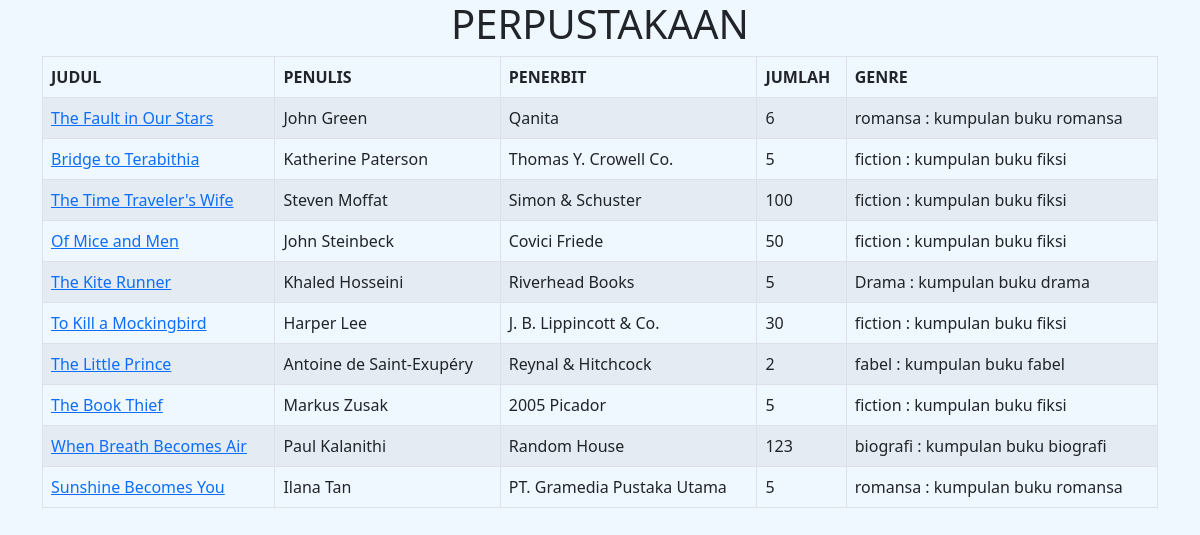
Page /buku/ on the committed database.
### perpustakaan/models.py (models this page shows, shortened)
class Buku(models.Model):
    judul = models.CharField(max_length=50)
    penulis = models.CharField(max_length=40)
    penerbit = models.CharField(max_length=40)
    jumlah = models.IntegerField(null=True)
    kelompok_id = models.ForeignKey(Kelompok, on_delete=models.CASCADE, null=True)

class Kelompok(models.Model):
    nama = models.CharField(max_length=9)
    keterangan = models.TextField()
    def __str__(self):
        return self.nama + " : " + self.keterangan

### perpustakaan/views.py (the view)
# urls.py: path('buku/', buku),
def buku(request):
    penulis = "Abdul Rafi"
    buku_buku = Buku.objects.all()
    konteks = {
        "penulis" : penulis,
        "judul_buku" : buku_buku,
    }
    return render(request, 'buku.html', konteks)

### perpustakaan/templates/buku.html (shortened to what this page needs)
{% extends 'base.html' %}
{% block content %}
    <div class="container">
        <div class="row">
            <div class="col-md-12">
                <table class="table table-bordered table-striped">
                    <thead>
                        <tr>
                            <th>JUDUL</th>
                            <th>PENULIS</th>
                            <th>PENERBIT</th>
                            <th>JUMLAH</th>
                            <th>GENRE</th>
                        </tr>
                    </thead>
                    <tbody>
                        {% for buku in judul_buku %}
                        <tr>
                            <td><a href="{% url 'ubah_buku' buku.id %}">{{buku.judul}}</a></td>
                            <td>{{buku.penulis}}</td>
                            <td>{{buku.penerbit}}</td>
                            <td>{{buku.jumlah}}</td>
                            <td>{{buku.kelompok_id}}</td>
                        </tr>
                        {% endfor %}
                    </tbody>
                </div>
            </div>
        </div>
{% endblock %}

### templates/base.html (shortened to what this page needs)
{% load static %}
<!DOCTYPE html>
<html lang="en">
<head>
    <link rel="stylesheet" href="{% static 'css/bootstrap.min.css' %}">
    <link rel="stylesheet" href="{% static 'css/style.css' %}">
</head>
<body>
    {% include 'judul.html' %}
    {% block content %}
    {% endblock %}
</body>
</html>

### templates/judul.html
<center>
    <h1>PERPUSTAKAAN</h1>
</center>

### static/css/style.css (style rules this page uses)
body { background-color: aliceblue; }

### rows in the picture
Buku: judul "The Fault in Our Stars", penulis "John Green", penerbit "Qanita", jumlah "6", kelompok_id "romansa : kumpulan buku romansa"
Buku: judul "Bridge to Terabithia", penulis "Katherine Paterson", penerbit "Thomas Y. Crowell Co.", jumlah "5", kelompok_id "fiction : kumpulan buku fiksi"
Buku: judul "The Time Traveler's Wife", penulis "Steven Moffat", penerbit "Simon & Schuster", jumlah "100", kelompok_id "fiction : kumpulan buku fiksi"
Buku: judul "Of Mice and Men", penulis "John Steinbeck", penerbit "Covici Friede", jumlah "50", kelompok_id "fiction : kumpulan buku fiksi"
Buku: judul "The Kite Runner", penulis "Khaled Hosseini", penerbit "Riverhead Books", jumlah "5", kelompok_id "Drama : kumpulan buku drama"
Buku: judul "To Kill a Mockingbird", penulis "Harper Lee", penerbit "J. B. Lippincott & Co.", jumlah "30", kelompok_id "fiction : kumpulan buku fiksi"
Buku: judul "The Little Prince", penulis "Antoine de Saint-Exupéry", penerbit "Reynal & Hitchcock", jumlah "2", kelompok_id "fabel : kumpulan buku fabel"
Buku: judul "The Book Thief", penulis "Markus Zusak", penerbit "2005 Picador", jumlah "5", kelompok_id "fiction : kumpulan buku fiksi"
Buku: judul "When Breath Becomes Air", penulis "Paul Kalanithi", penerbit "Random House", jumlah "123", kelompok_id "biografi : kumpulan buku biografi"
Buku: judul "Sunshine Becomes You", penulis "Ilana Tan", penerbit "PT. Gramedia Pustaka Utama", jumlah "5", kelompok_id "romansa : kumpulan buku romansa"
